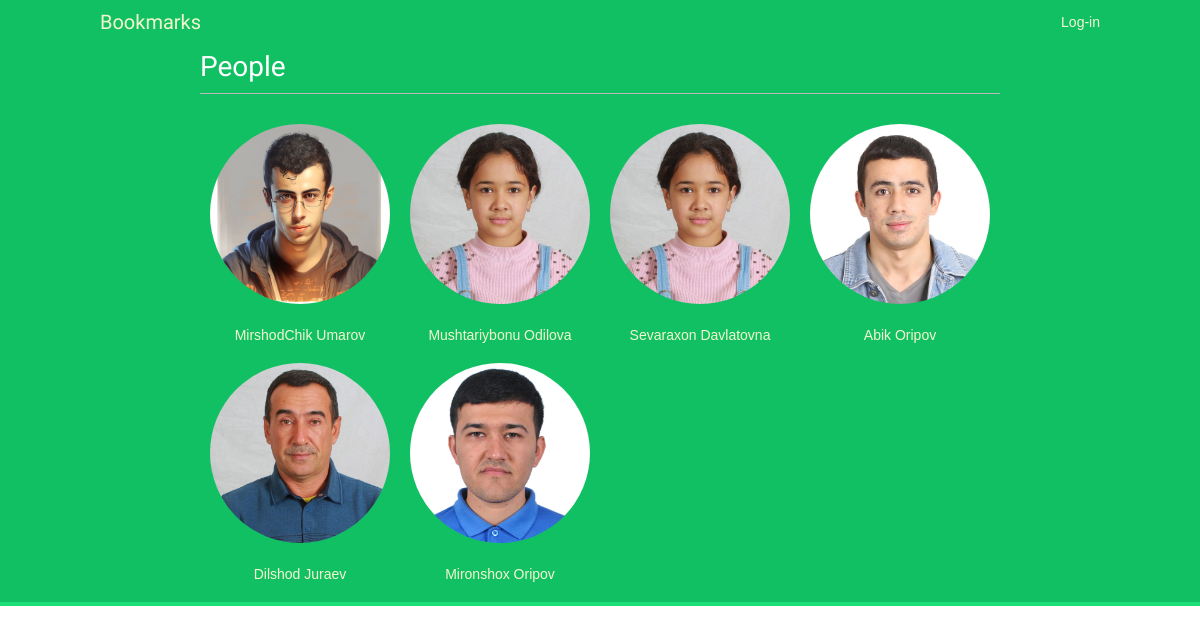
The page /account/users/ on the database its author committed.
### account/models.py (models this page shows, shortened)
class Profile(AbstractUser):
    first_name = models.CharField(max_length=200)
    last_name = models.CharField(max_length=200)
    email = models.EmailField(max_length=100)
    date_of_birth = models.DateField(blank=True, null=True)
    photo = models.ImageField(upload_to='images/', blank=True)

### account/views.py (the view)
# urls.py: path('users/', UserListView.as_view(), name='user_list'),
class UserListView(View, LoginRequiredMixin):
    def get(self, request):
        users = Profile.objects.exclude(username=request.user.username).filter(is_active=True)
        return render(request, 'account/user/list.html', {'section': 'people', 'users': users})

### account/templates/account/user/list.html (shortened to what this page needs)
{% extends "base.html" %}
{% load thumbnail %}
{% block content %}
  <h1>People</h1>
  <div id="people-list">
    {% for user in users %}
      <div class="user">
        <a href="{{ user.username }}">
          <img src="{% thumbnail user.photo 180x180 %}">
        </a>
        <div class="info">
          <a href="{{ user.username }}" class="title">
            {{ user.get_full_name }}
          </a>
        </div>
      </div>
    {% endfor %}
  </div>
{% endblock %}

### account/templates/base.html (shortened to what this page needs)
{% load static %}
<!DOCTYPE html>
<html>
<head>
  <link href="{% static "css/base.css" %}" rel="stylesheet">
</head>
<body>
  <div id="header">
    <span class="logo">Bookmarks</span>
    <span class="user">
      {% if request.user.is_authenticated %}
        Hello {{ request.user.first_name }} |
        <a href='{% url "account:logout" %}'>Logout</a>
      {% else %}
        <a href='{% url "account:login" %}'>Log-in</a>
      {% endif %}
    </span
  </div>
  <div id="content">
    {% block content %}
    {% endblock %}
  </div>
</body>
</html>

### account/static/css/base.css (style rules this page uses)
body { margin:0; padding:0; font-family:helvetica, sans-serif; }
a { color:#12c064; text-decoration:none; }
h1, h2, h3, h4, h5 , h6 { font-family: 'Muli', sans-serif; font-weight:normal; }
h1 { border-bottom:1px solid #bbb; padding:0 0 10px 0; margin:10px 0 20px 0; }
#header { padding:10px 100px; font-size:14px; background:#12c064; color:#fff; border-bottom:4px solid #1cdf78; overflow:auto; }
#header .logo { font-family: 'Muli', sans-serif; float:left; color:#f3f7cc; font-size:20px; margin-right:10%; }
#header a { color:#f3f7cc; }
#header .user { float:right; padding-top:4px; }
#content { padding:30px 100px; }
#people-list img { width:180px; height:180px; border-radius:50%; margin-bottom:20px; }
#people-list .user { width:180px; float:left; overflow:auto; padding:10px; }
#people-list .info { text-align:center; }

### rows shown on the page
Profile: photo (picture), get_full_name "MirshodChik Umarov"
Profile: photo (picture), get_full_name "Mushtariybonu Odilova"
Profile: photo (picture), get_full_name "Sevaraxon Davlatovna"
Profile: photo (picture), get_full_name "Abik Oripov"
Profile: photo (picture), get_full_name "Dilshod Juraev"
Profile: photo (picture), get_full_name "Mironshox Oripov"
